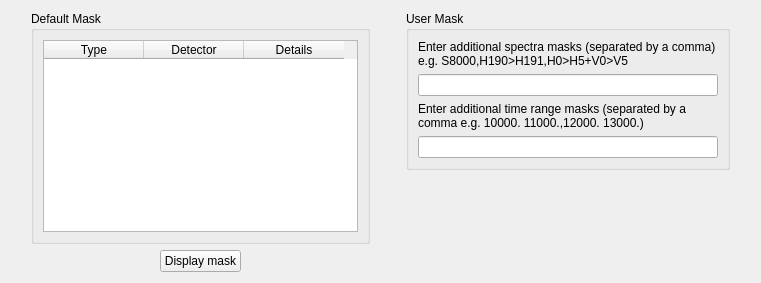
      <widget class="QWidget" name="tab_3">
       <attribute name="title">
        <string>Masking</string>
       </attribute>
       <layout class="QHBoxLayout" name="horizontalLayout_3">
        <item>
         <spacer name="horizontalSpacer_15">
          <property name="orientation">
           <enum>Qt::Horizontal</enum>
          </property>
          <property name="sizeType">
           <enum>QSizePolicy::Preferred</enum>
          </property>
          <property name="sizeHint" stdset="0">
           <size>
            <width>20</width>
            <height>20</height>
           </size>
          </property>
         </spacer>
        </item>
        <item>
         <layout class="QVBoxLayout" name="verticalLayout_6">
          <item>
           <widget class="QGroupBox" name="groupBox_10">
            <property name="sizePolicy">
             <sizepolicy hsizetype="Preferred" vsizetype="Preferred">
              <horstretch>0</horstretch>
              <verstretch>1</verstretch>
             </sizepolicy>
            </property>
            <property name="minimumSize">
             <size>
              <width>0</width>
              <height>0</height>
             </size>
            </property>
            <property name="title">
             <string>Default Mask</string>
            </property>
            <layout class="QVBoxLayout" name="verticalLayout">
             <item>
              <widget class="QTableWidget" name="mask_table">
               <property name="sizePolicy">
                <sizepolicy hsizetype="Expanding" vsizetype="Preferred">
                 <horstretch>1</horstretch>
                 <verstretch>1</verstretch>
                </sizepolicy>
               </property>
               <property name="minimumSize">
                <size>
                 <width>315</width>
                 <height>0</height>
                </size>
               </property>
               <property name="horizontalScrollBarPolicy">
                <enum>Qt::ScrollBarAsNeeded</enum>
               </property>
               <property name="editTriggers">
                <set>QAbstractItemView::NoEditTriggers</set>
               </property>
               <property name="textElideMode">
                <enum>Qt::ElideNone</enum>
               </property>
               <property name="wordWrap">
                <bool>true</bool>
               </property>
               <column>
                <property name="text">
                 <string>Type</string>
                </property>
               </column>
               <column>
                <property name="text">
                 <string>Detector</string>
                </property>
               </column>
               <column>
                <property name="text">
                 <string>Details</string>
                </property>
               </column>
              </widget>
             </item>
            </layout>
           </widget>
          </item>
          <item>
           <layout class="QHBoxLayout" name="horizontalLayout_7">
            <item>
             <spacer name="horizontalSpacer_12">
              <property name="orientation">
               <enum>Qt::Horizontal</enum>
              </property>
              <property name="sizeHint" stdset="0">
               <size>
                <width>40</width>
                <height>20</height>
               </size>
              </property>
             </spacer>
            </item>
            <item>
             <widget class="QPushButton" name="showMaskBtn">
              <property name="sizePolicy">
               <sizepolicy hsizetype="Minimum" vsizetype="Maximum">
                <horstretch>0</horstretch>
                <verstretch>0</verstretch>
               </sizepolicy>
              </property>
              <property name="text">
               <string>Display mask</string>
              </property>
             </widget>
            </item>
            <item>
             <spacer name="horizontalSpacer_13">
              <property name="orientation">
               <enum>Qt::Horizontal</enum>
              </property>
              <property name="sizeHint" stdset="0">
               <size>
                <width>40</width>
                <height>20</height>
               </size>
              </property>
             </spacer>
            </item>
           </layout>
          </item>
         </layout>
        </item>
        <item>
         <spacer name="horizontalSpacer_14">
          <property name="orientation">
           <enum>Qt::Horizontal</enum>
          </property>
          <property name="sizeType">
           <enum>QSizePolicy::Preferred</enum>
          </property>
          <property name="sizeHint" stdset="0">
           <size>
            <width>30</width>
            <height>20</height>
           </size>
          </property>
         </spacer>
        </item>
        <item>
         <layout class="QVBoxLayout" name="verticalLayout_7">
          <item>
           <widget class="QGroupBox" name="groupBox_11">
            <property name="sizePolicy">
             <sizepolicy hsizetype="Preferred" vsizetype="Preferred">
              <horstretch>0</horstretch>
              <verstretch>0</verstretch>
             </sizepolicy>
            </property>
            <property name="title">
             <string>User Mask</string>
            </property>
            <layout class="QVBoxLayout" name="verticalLayout_2">
             <item>
              <widget class="QLabel" name="label_25">
               <property name="sizePolicy">
                <sizepolicy hsizetype="Preferred" vsizetype="Maximum">
                 <horstretch>0</horstretch>
                 <verstretch>0</verstretch>
                </sizepolicy>
               </property>
               <property name="text">
                <string>Enter additional spectra masks (separated by a comma) e.g. S8000,H190&gt;H191,H0&gt;H5+V0&gt;V5</string>
               </property>
               <property name="wordWrap">
                <bool>true</bool>
               </property>
              </widget>
             </item>
             <item>
              <widget class="QLineEdit" name="user_spec_mask">
               <property name="minimumSize">
                <size>
                 <width>300</width>
                 <height>0</height>
                </size>
               </property>
               <property name="text">
                <string/>
               </property>
              </widget>
             </item>
             <item>
              <widget class="QLabel" name="label_9">
               <property name="sizePolicy">
                <sizepolicy hsizetype="Preferred" vsizetype="Maximum">
                 <horstretch>0</horstretch>
                 <verstretch>0</verstretch>
                </sizepolicy>
               </property>
               <property name="maximumSize">
                <size>
                 <width>16777215</width>
                 <height>16777215</height>
                </size>
               </property>
               <property name="text">
                <string>Enter additional time range masks (separated by a comma e.g. 10000. 11000.,12000. 13000.)</string>
               </property>
               <property name="wordWrap">
                <bool>true</bool>
               </property>
              </widget>
             </item>
             <item>
              <widget class="QLineEdit" name="user_time_mask"/>
             </item>
            </layout>
           </widget>
          </item>
          <item>
           <spacer name="verticalSpacer_4">
            <property name="orientation">
             <enum>Qt::Vertical</enum>
            </property>
            <property name="sizeHint" stdset="0">
             <size>
              <width>20</width>
              <height>40</height>
             </size>
            </property>
           </spacer>
          </item>
         </layout>
        </item>
        <item>
         <spacer name="horizontalSpacer_3">
          <property name="orientation">
           <enum>Qt::Horizontal</enum>
          </property>
          <property name="sizeType">
           <enum>QSizePolicy::Preferred</enum>
          </property>
          <property name="sizeHint" stdset="0">
           <size>
            <width>20</width>
            <height>20</height>
           </size>
          </property>
         </spacer>
        </item>
       </layout>
      </widget>
